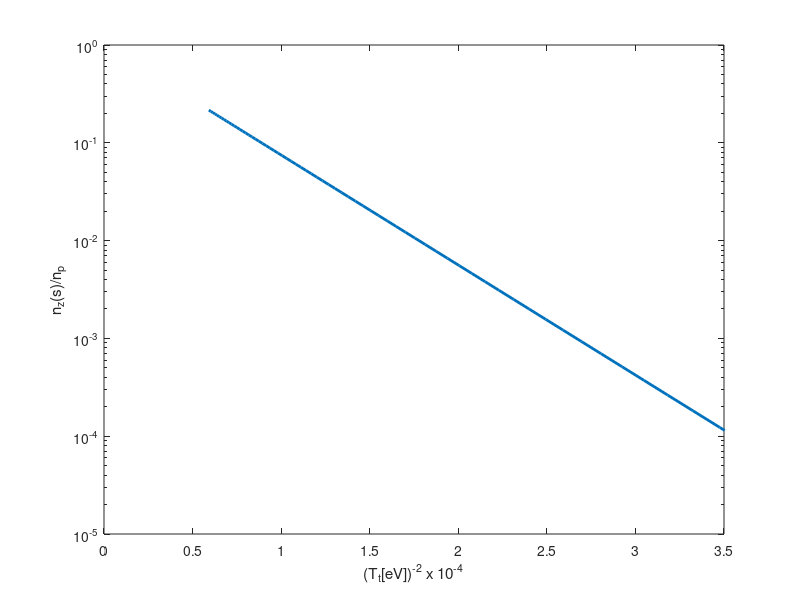

MATLAB code to generate this figure:
clear all
close all
m=12;
mz=m;
Z=4;
mD = 2;
Mi = .1;
fcond = .1;
ne=1e20;
sinj=0.15;
sv=1.2;
delta_s = sv-sinj;

Ti0=linspace(10,130,100);

tau_s = m*Ti0.*(Ti0/mD).^0.5./(6.8e4*(1+mD/m)*ne/1e18*(Z^2)*15);

cs = sqrt((2*1.602e-19*Ti0)/mD/1.66e-27);

lambda_par = 1.602e-19*Ti0.*tau_s/mz/1.66e-27./(cs);

%from equation 6.80
nz_np = exp(-Mi*delta_s./lambda_par.*(1-0.1*fcond/Mi));

figure(2)
semilogy(1./(Ti0.^2)*1e4,nz_np,'lineWidth',2)
axis([0 3.5 1e-5 1])
xlabel('(T_t[eV])^{-2} x 10^{-4}')
ylabel('n_z(s)/n_p')